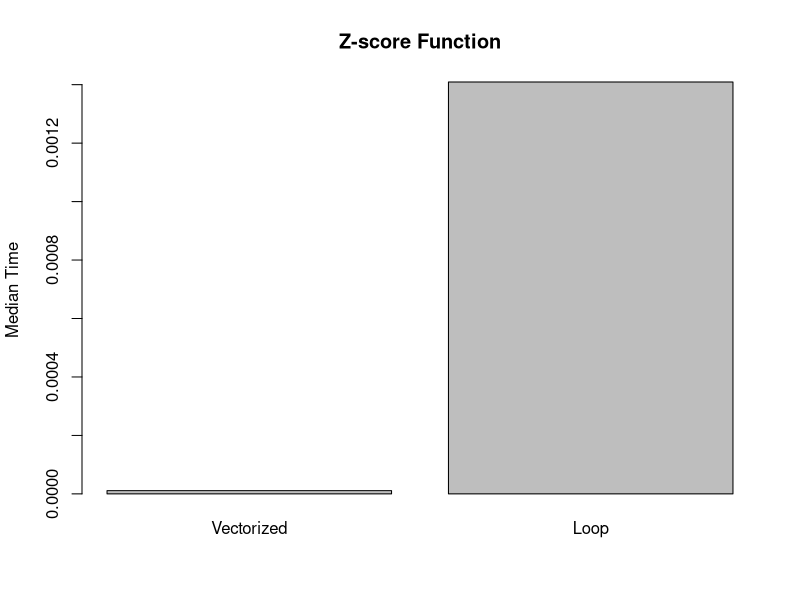
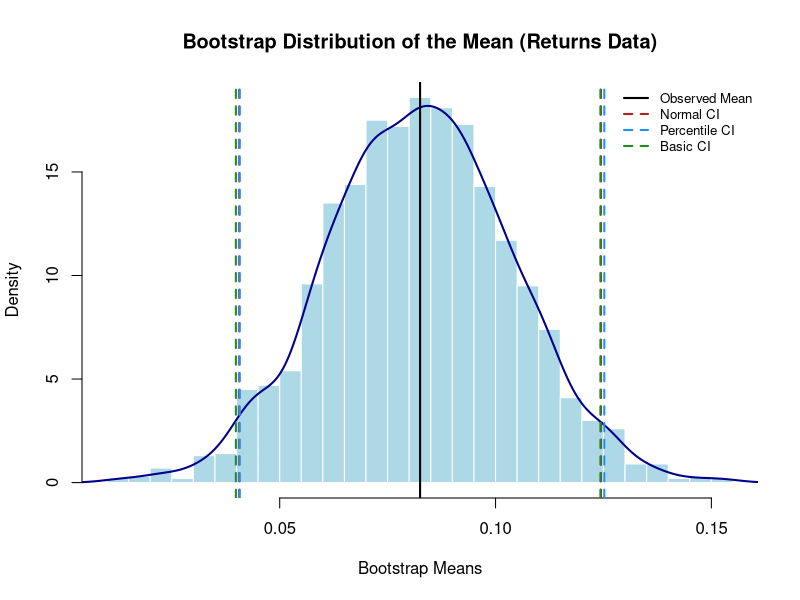
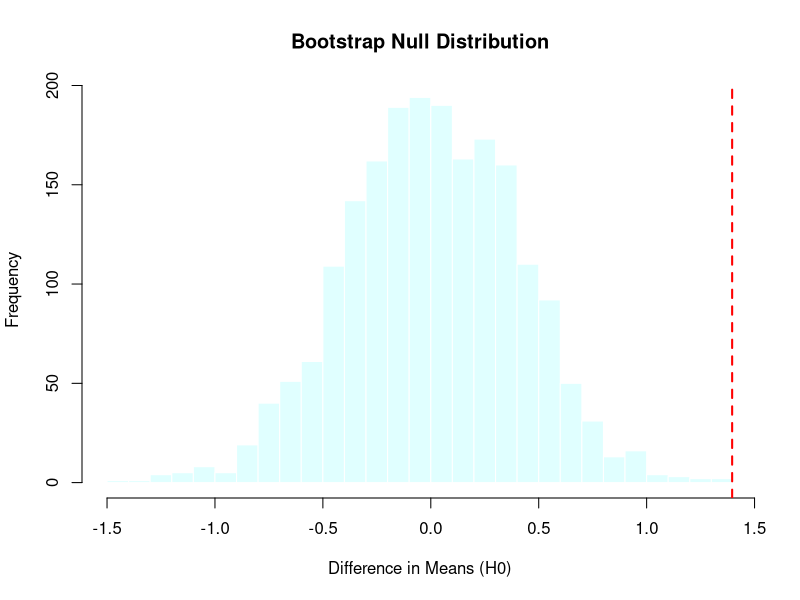

Here is the R script that generated these plots, in order:
## ---- chunk 1
vectorized_zscore <- function(x) {
  (x - mean(x, na.rm = TRUE)) / sd(x, na.rm = TRUE)
}

loop_zscore <- function(x) {
output = numeric(length(x))
for (i in seq_along(x)) {
  output[i] = (x[i] - mean(x, na.rm = TRUE)) / sd(x, na.rm = TRUE)
}
return(output)
}

library(bench)
library(tidyverse)
x=iris$Petal.Length
benchmark=bench::mark(
  vectorized = vectorized_zscore(x),
  loop = loop_zscore(x),
  iterations = 50
)
barplot(as.numeric(benchmark$median), names.arg = c("Vectorized", "Loop"), ylab = "Median Time", main = "Z-score Function")

chick = ChickWeight %>%
    group_by(Chick) %>%
    arrange(Time, .by_group = TRUE) %>%
    mutate(
    Growth.Rate = c(NA, diff(weight) / diff(Time))
  ) %>%
    summarize(
    Diet = first(Diet),
    Avg.Growth.Rate = mean(Growth.Rate, na.rm = TRUE),
    Max.Weight = max(weight, na.rm = TRUE),
    Weight.Gain.Percent = (max(weight, na.rm = TRUE) - first(weight)) / first(weight) * 100,
    .groups = "drop"
  ) %>%
    group_by(Diet) %>%
  summarize(
    Mean.Avg.Growth.Rate = mean(Avg.Growth.Rate, na.rm = TRUE),
    Mean.Max.Weight = mean(Max.Weight, na.rm = TRUE)
  )
chick
## ---- chunk 2
library(palmerpenguins)
penguin=split(penguins, penguins$species)
penguin=lapply(penguin, function(df) {
  attr(df, "sample_size") <- nrow(df)
  return(df)
})

num=penguins[,sapply(penguins, is.numeric)]
num_mean=lapply(num, mean, na.rm = TRUE)
map <- map_dbl(num, mean, na.rm = TRUE)

mean_species = tapply(penguins$body_mass_g, penguins$species, mean, na.rm = TRUE)
mean_combination = tapply(penguins$body_mass_g, list(penguins$species, penguins$sex), mean, na.rm = TRUE)

x <- c(1,1,1)
tracemem(x)
y <- x 
y[1] <- 6
untracemem(x)
## ---- chunk 3
n <- 100000
system.time({
  result_low <- NULL
  for (i in 1:n) {
    result_low <- c(result_low, i^2)
  }
})

system.time({
  result_hi = numeric(n) 
  for (i in 1:n) {
    result_hi[i] <- i^2
  }
})

## ---- chunk 4
A <- matrix(c(4, 2, 1, 5), nrow = 2)
B <- matrix(c(3, 1, 0, 2), nrow = 2)
C <- matrix(c(1, 3, 5, 2, 4, 6), nrow = 2)

A+B
## ---- chunk 5
A * B
## ---- chunk 6
A %*% B 
## ---- chunk 7
t(A) %*% C
## ---- chunk 8
solve(A)
## ---- chunk 9
is_symmetric <- function(X) {
  if (nrow(X) != ncol(X)) {
    stop("Input must be a Square Matrix")
  }
  isTRUE(all.equal(X, t(X)))
}
is_symmetric(A)
is_symmetric(B)
is_symmetric(t(A) %*% A)
## ---- chunk 10
M <- matrix(c(4, 2, 2, 3), nrow = 2)
ev=eigen(M)
evalue=ev$values
evector=ev$vectors

isTRUE(all.equal(as.vector(M %*% evector[, 1]), evalue[1] * evector[, 1]))

P <- evector
D <- diag(evalue)
M_hat <- P %*% D %*% solve(P)
all.equal(M, M_hat)
## ---- chunk 11
X <- matrix(c(3, 2, 2, 2, 3, -2, 2, -2, 3), nrow = 3)
#Compute the SVD of the matrix below. Create a rank-1 approximation, calculate the Frobenius norm of the difference, and explain what information is lost.
X_svd = svd(X)
rank1 = X_svd$u[, 1, drop = FALSE] %*% diag(X_svd$d[1], nrow = 1) %*% t(X_svd$v[, 1, drop = FALSE])
f_norm <- sqrt(sum((X - rank1)^2))
f_norm
## ---- chunk 12
set.seed(228)
n <- 100
x <- runif(n, -5, 5)
y <- 3 + 2 * x + rnorm(n, sd = 1)
X_mat <- cbind(1, x)
qrX <- qr(X_mat)
beta_qr <- backsolve(qr.R(qrX), qr.qty(qrX, y))
beta_lm <- coef(lm(y ~ x))
beta_qr
## ---- chunk 13
rosenbrock <- function(x) {
  x1 <- x[1]
  x2 <- x[2]
  return( (1 - x1)^2 + 100 * (x2 - x1^2)^2 )
}

rosenbrock_grad <- function(x) {
  x1 <- x[1]
  x2 <- x[2]
  grad_x1 <- -2 * (1 - x1) - 400 * x1 * (x2 - x1^2)
  grad_x2 <- 200 * (x2 - x1^2)
  return(c(grad_x1, grad_x2))
}

gradient_descent <- function(init, grad_fn, learning_rate, max_iter, tol) {
  x <- init
  iter_count <- max_iter 
  for (i in 1:max_iter) {
    grad <- grad_fn(x)
    grad_norm <- sqrt(sum(grad^2))
    if (grad_norm < tol) {
      iter_count <- i
      break
    }
    x <- x - learning_rate * grad
  }
  return(list(
    solution = x,
    function_value = rosenbrock(x), 
    iteration_count = iter_count
  ))
}

result <- gradient_descent(init = c(-1.2, 1.0), grad_fn = rosenbrock_grad, learning_rate = 0.001, max_iter = 10000, tol = 1e-6)
result
## ---- chunk 14
bfgs <- optim(
  par = c(-1.2, 1.0),
  fn = rosenbrock,
  gr = rosenbrock_grad,
  method = "BFGS",
  control = list(maxit = 10000, reltol = 1e-6)
)

nm <- optim(
  par = c(-1.2, 1.0),
  fn = rosenbrock,
  method = "Nelder-Mead",
  control = list(maxit = 10000, reltol = 1e-6)
)

comparison <- data.frame(
  Method = c("Gradient Descent", "BFGS", "Nelder-Mead"),
  Solution = I(list(result$solution, bfgs$par, nm$par)),
  Function_Value = c(result$function_value, bfgs$value, nm$value),
  Iteration_Count = c(result$iteration_count, bfgs$counts[1], nm$counts[1]),
  Function_Evaluations = c(result$iteration_count, bfgs$counts["function"], nm$counts["function"])
)
comparison
## ---- chunk 15
run_simulation <- function(n_samples, n_reps, dist_type) {

  results <- replicate(n_reps, {
    sample_data <- if (dist_type == "normal") {

      rnorm(n_samples, mean = 0, sd = 1)
      
    } else if (dist_type == "t") {
      rt(n_samples, df = 3)
      
    } else if (dist_type == "contaminated") {
      is_outlier <- runif(n_samples) < 0.1
      x <- rnorm(n_samples, 0, 1)
      x[is_outlier] <- rnorm(sum(is_outlier), 0, sqrt(10))
      x
      
    } else {
      stop("Error.")
    }

    c(mean = mean(sample_data),
      median = median(sample_data),
      trimmed_mean = mean(sample_data, trim = 0.1))
  })
  
  return(as.data.frame(t(results)))
}

set.seed(228) 
sample_size <- 30
replications <- 1000


normal <- run_simulation(sample_size, replications, "normal")
t_dist <- run_simulation(sample_size, replications, "t")
contaminated <- run_simulation(sample_size, replications, "contaminated")
calculate_metrics <- function(sim_df, dist_name) {
  metrics_matrix <- sapply(sim_df, function(estimator_values) {
    true_theta <- 0
    est_bias <- mean(estimator_values) - true_theta
    est_var <- var(estimator_values)
    est_mse <- mean((estimator_values - true_theta)^2)
    return(c(Bias = est_bias, Variance = est_var, MSE = est_mse))
  })
  
  performance_df <- as.data.frame(t(metrics_matrix))
  performance_df$Estimator <- rownames(performance_df)
  performance_df$Distribution <- dist_name
  return(performance_df)
}

summary <- rbind(
  calculate_metrics(normal, "Normal(0,1)"),
  calculate_metrics(t_dist, "t(df=3)"),
  calculate_metrics(contaminated, "Contaminated Normal")
)

print(summary)
## ---- chunk 16

set.seed(42)
returns <- rnorm(50, mean = 0.08, sd = 0.12)
returns <- returns + rexp(50, rate = 20) - 0.05

bootstrap_mean <- function(data, n_boot = 2000, ci_type = c("percentile", "basic", "normal")) {
  boot_dist <- replicate(n_boot, {
    resample <- sample(data, size = length(data), replace = TRUE)
    mean(resample)
  })

  theta_hat <- mean(data)
  se_boot <- sd(boot_dist)
  alpha <- 0.05
  ci_results <- list()
  if ("normal" %in% ci_type) {
    z_score <- qnorm(1 - alpha/2)
    ci_results$normal <- c(theta_hat - z_score * se_boot, theta_hat + z_score * se_boot)
  }
  if ("percentile" %in% ci_type) {
    ci_results$percentile <- quantile(boot_dist, probs = c(alpha/2, 1 - alpha/2))
  }

  if ("basic" %in% ci_type) {
    quants <- quantile(boot_dist, probs = c(alpha/2, 1 - alpha/2))
    ci_results$basic <- c(2 * theta_hat - quants[2], 2 * theta_hat - quants[1])
  }
  
  return(list(observed_mean = theta_hat, se = se_boot, ci = ci_results, dist = boot_dist))
}

boot <- bootstrap_mean(returns, n_boot = 2000, ci_type = c("percentile", "basic", "normal"))
ci_report <- data.frame(
  Method = c("Normal", "Percentile", "Basic"),
  Lower_Bound = c(boot$ci$normal[1], 
                  boot$ci$percentile[1], 
                  boot$ci$basic[1]),
  Upper_Bound = c(boot$ci$normal[2], 
                  boot$ci$percentile[2], 
                  boot$ci$basic[2])
)

cat("Observed Statistics\n")
cat("Observed Mean:", round(boot$observed_mean, 4), "\n")
cat("Bootstrap SE:", round(boot$se, 4), "\n\n")

cat("95% CI\n")
print(ci_report)

hist(boot$dist, 
     breaks = 40, 
     col = "lightblue", 
     border = "white",
     main = "Bootstrap Distribution of the Mean (Returns Data)", 
     xlab = "Bootstrap Means",
     prob = TRUE)

lines(density(boot$dist), col = "darkblue", lwd = 2)
abline(v = boot$observed_mean, col = "black", lwd = 2)
ci_types <- names(boot$ci)
ci_colors <- c("firebrick", "dodgerblue", "forestgreen")

for (i in seq_along(ci_types)) {
  abline(v = boot$ci[[i]], col = ci_colors[i], lty = 2, lwd = 2)
}
legend("topright", 
       legend = c("Observed Mean", "Normal CI", "Percentile CI", "Basic CI"),
       col = c("black", ci_colors), 
       lty = c(1, 2, 2, 2), 
       lwd = 2, 
       bty = "n",
       cex = 0.8)
## ---- chunk 17
set.seed(123)
control <- rnorm(40, mean = 10, sd = 2)
treatment <- rnorm(40, mean = 11.5, sd = 2)
bootstrap_ttest <- function(group1, group2, n_boot = 2000) {
  obs_diff <- mean(group2) - mean(group1)
  
  combined_mean <- mean(c(group1, group2))
  g1_null <- group1 - mean(group1) + combined_mean
  g2_null <- group2 - mean(group2) + combined_mean
  
  set.seed(228) 
  null_dist <- replicate(n_boot, {
    s1 <- sample(g1_null, size = length(g1_null), replace = TRUE)
    s2 <- sample(g2_null, size = length(g2_null), replace = TRUE)
    mean(s2) - mean(s1)
  })
  
  p_val <- mean(abs(null_dist) >= abs(obs_diff))
  return(list(obs_diff = obs_diff, p_value = p_val, null_dist = null_dist))
}
test <- bootstrap_ttest(control, treatment, n_boot = 2000)
hist(test$null_dist, breaks = 30, col = "lightcyan", border = "white",
     main = "Bootstrap Null Distribution", xlab = "Difference in Means (H0)")
abline(v = test$obs_diff, col = "red", lwd = 2, lty = 2)

standard <- t.test(control, treatment)
cat("Bootstrap P-value:", test$p_value, "\n")
cat("Standard T-test P-value:", standard$p.value, "\n")
